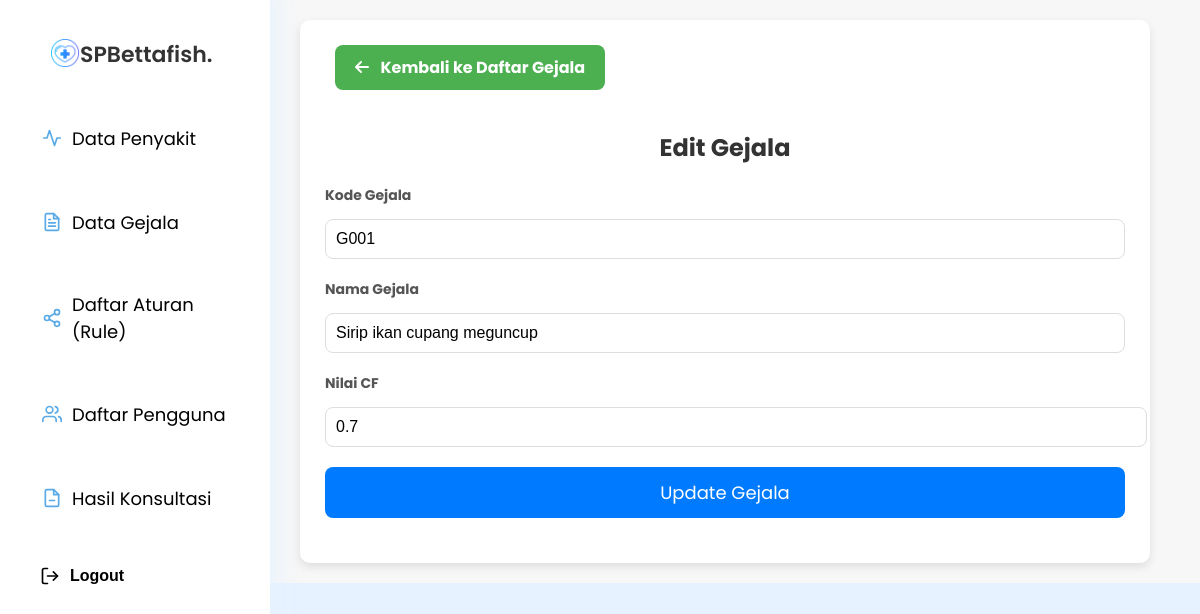
/edit_gejala.php?id=1, run on the app's committed database.
### tables this page shows
CREATE TABLE `gejala` (
  `id_gejala` int(11) NOT NULL,
  `kode_gejala` varchar(10) NOT NULL,
  `nama_gejala` varchar(255) NOT NULL,
  `nilai_cf` decimal(2,1) DEFAULT NULL
);

### edit_gejala.php (the view, shortened to what this page needs)
<?php
include 'koneksi.php';
if (isset($_GET['id'])) {
    $id_gejala = $_GET['id'];
    $sql = "SELECT * FROM gejala WHERE id_gejala = '$id_gejala'";
    $result = $conn->query($sql);
    if ($result->num_rows > 0) {
        $row = $result->fetch_assoc();
    } else {
        echo "Gejala tidak ditemukan.";
        exit;
    }
} else {
    echo "ID gejala tidak ditemukan.";
    exit;
}
?>
<?php include 'header.php'; ?>
<?php include 'sidebar.php'; ?>
<div class="gejala-main-container">
    <div class="gejala-content-container">
        <a href="gejala.php" class="btn-back-gejala">
            <i class="fas fa-arrow-left"></i> Kembali ke Daftar Gejala
        </a>
        <h2 class="gejala-title">Edit Gejala</h2>
        <form action="edit_gejala.php?id=<?php echo $row['id_gejala']; ?>" method="POST" class="gejala-form">
            <div class="form-group">
                <label for="kode_gejala">Kode Gejala</label>
                <input type="text" id="kode_gejala" name="kode_gejala" class="form-control" value="<?php echo $row['kode_gejala']; ?>" required>
            </div>
            <div class="form-group">
                <label for="nama_gejala">Nama Gejala</label>
                <input type="text" id="nama_gejala" name="nama_gejala" class="form-control" value="<?php echo $row['nama_gejala']; ?>" required>
            </div>
            <div class="form-group">
                <label for="nilai_cf">Nilai CF</label>
                <input type="number" id="nilai_cf" name="nilai_cf" class="form-control" value="<?php echo $row['nilai_cf']; ?>" required step="0.01" min="0" max="1">
            </div>
            <div class="form-group">
                <button type="submit" class="btn-update-gejala">Update Gejala</button>
            </div>
        </form>
    </div>
</div>
<?php include 'footer.php'; ?>
<link rel="stylesheet" href="https://cdn.jsdelivr.net/npm/sweetalert2@11/dist/sweetalert2.min.css">

### dashboard.css (style rules this page uses)
body { font-family: "Poppins", sans-serif; margin: 0; padding: 0; box-sizing: border-box; background: #e6f2ff; display: flex; }
.form-group { display: flex; flex-direction: column; gap: 8px; width: 100%; }
label { font-size: 16px; font-weight: bold; color: #333; }
input[type="text"], textarea { width: 100%; padding: 10px; border-radius: 5px; border: 1px solid #ddd; font-size: 14px; box-sizing: border-box; }
h2 { font-size: 24px; color: #333; margin-bottom: 20px; }
.gejala-main-container { margin-left: 250px; width: calc(100% - 250px); padding: 30px; }
.gejala-title { text-align: center; font-size: 24px; margin-bottom: 10px; color: #333; }
.btn-back-gejala { margin-left: 10px; display: inline-block; padding: 10px 20px; margin-bottom: 20px; background-color: #4caf50; color: white; font-size: 16px; font-weight: bold; text-decoration: none; border-radius: 8px; text-align: center; transition: background-color 0.3s ease, transform 0.3s ease; }

### edit_gejala.php (style rules this page uses)
.btn-back-gejala { display: inline-block; padding: 10px 20px; margin-bottom: 20px; background-color: #4caf50; color: white; font-size: 16px; font-weight: bold; text-decoration: none; border-radius: 8px; text-align: center; transition: background-color 0.3s ease, transform 0.3s ease; }
.btn-back-gejala i { margin-right: 8px; }
.gejala-main-container { width: 100%; padding: 40px; display: flex; justify-content: center; background-color: #f7f7f7; }
.gejala-main-container { width: 100%; padding: 20px; display: flex; justify-content: center; background-color: #f7f7f7; }
.gejala-content-container { background-color: #fff; padding: 25px; border-radius: 10px; box-shadow: 0 4px 10px rgba(0, 0, 0, 0.1); width: 100%; max-width: 800px; }
.gejala-title { text-align: center; font-size: 24px; color: #333; margin-bottom: 20px; }
.gejala-form { display: flex; flex-direction: column; }
.form-group { margin-bottom: 20px; }
.form-group label { font-size: 14px; color: #555; margin-bottom: 5px; }
.form-group input { padding: 10px; font-size: 16px; border: 1px solid #ddd; border-radius: 8px; width: 100%; }
.btn-update-gejala { padding: 12px; background-color: #007bff; color: white; font-size: 18px; border: none; border-radius: 8px; cursor: pointer; transition: background-color 0.3s ease; width: 100%; font-family: 'Poppins', sans-serif; }

### data on the page
gejala: kode_gejala "G001", nama_gejala "Sirip ikan cupang meguncup", nilai_cf "0.7"
